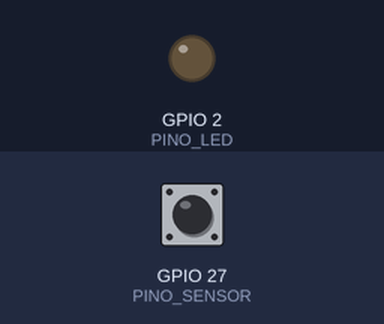
This sketch was run on a simulated ESP32. Parts: output pins drawn as LEDs (lit = HIGH). Inputs (shaded band) come from the test bench; at power-on: GPIO 27 (PINO_SENSOR) HIGH. WiFi joins after 1.5 s; servers stay silent unless stated; uploads are accepted with an empty reply; EEPROM starts erased; what the sketch prints to the serial monitor is not drawn.

Above: at 0.4 s.
At 3.4 s:
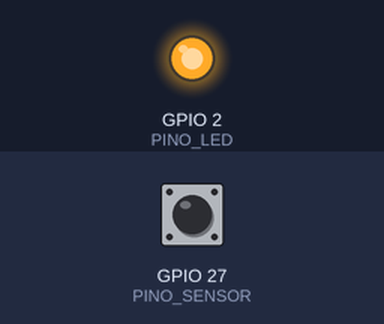
3.5 s: GPIO 27 (PINO_SENSOR) pulsed LOW 2 times (0.12 s each, 0.3 s apart)
Timing chart, 0 to 6.5 s (numbered marks = the images above; inputs shaded):
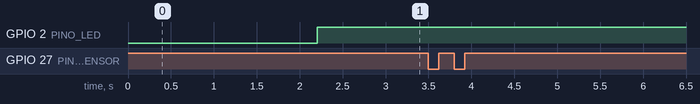

The sketch:

milenio_contador.ino
```cpp
/*
  MILÊNIO EMBALAGENS - contador de produção para ESP32
  Conta os pulsos do sensor da máquina, converte em peças (calibração vem do servidor) e envia ao banco de dados.

  - Se o Wi-Fi ou o servidor cair, as contagens ficam numa fila na memória e são enviadas quando voltar.
    Cada envio leva um identificador único: se o mesmo envio chegar duas vezes, o servidor grava só uma.
  - A calibração (pulsos por peça) e o intervalo de envio são lidos do servidor ao ligar (tela/CLI: banco/manutencao.js calibrar).
  - Sem bibliotecas extras: só as que já vêm com o pacote "esp32" da Arduino IDE (WiFi, HTTPClient, Preferences).
  Placa: "ESP32 Dev Module" (ou a sua). Monitor serial: 115200.
*/
#include <WiFi.h>
#include <HTTPClient.h>
#include <Preferences.h>
#include "config.h"

#define FW_VERSAO "1.0.0"

// ---------- contagem de pulsos ----------
volatile uint32_t pulsos = 0;
volatile uint32_t ultimoPulsoUs = 0;
void IRAM_ATTR aoPulso() {
  uint32_t t = micros();
  if (t - ultimoPulsoUs >= DEBOUNCE_US) { pulsos++; ultimoPulsoUs = t; }
}

// ---------- estado ----------
uint32_t pulsosPorPeca = 1;          // vem do servidor
uint32_t intervaloEnvioMs = 5000;    // vem do servidor
uint32_t acumulador = 0;             // pulsos que ainda não completaram uma peça
uint32_t bootId = 0, seqEvento = 0;
uint32_t tEnvio = 0, tPing = 0, tConfig = 0;

struct Evento { uint32_t pecas; uint32_t t; uint32_t seq; };
Evento fila[MAX_FILA];
int nFila = 0;

#if PINO_PARADA >= 0
bool paradaDesejada = false, paradaEnviada = false;
uint32_t tParada = 0;
#endif

// ---------- utilidades ----------
// Lê um número inteiro de um JSON simples: {"campo":123,...}
long jsonNumero(const String &json, const char *campo, long padrao) {
  String chave = String("\"") + campo + "\":";
  int i = json.indexOf(chave);
  if (i < 0) return padrao;
  return json.substring(i + chave.length()).toInt();
}

bool wifiOk() { return WiFi.status() == WL_CONNECTED; }

void conectaWifi(uint32_t limiteMs) {
  if (wifiOk()) return;
  WiFi.mode(WIFI_STA);
  WiFi.begin(WIFI_SSID, WIFI_SENHA);
  Serial.print("Conectando ao Wi-Fi");
  uint32_t t0 = millis();
  while (!wifiOk() && millis() - t0 < limiteMs) { delay(300); Serial.print("."); }
  Serial.println(wifiOk() ? " ok  IP " + WiFi.localIP().toString() : " sem conexao (vai tentar de novo)");
}

// Faz uma chamada ao servidor. Devolve o código HTTP (ou -1) e o corpo da resposta em 'resposta'.
int chama(const char *metodo, const String &caminho, const String &corpo, String &resposta) {
  if (!wifiOk()) return -1;
  HTTPClient http;
  http.setConnectTimeout(4000);
  http.setTimeout(5000);
  if (!http.begin(String(SERVIDOR_URL) + caminho)) return -1;
  http.addHeader("X-Device-Token", TOKEN_DISPOSITIVO);
  http.addHeader("Content-Type", "application/json");
  int codigo = (metodo[0] == 'G') ? http.GET() : http.POST(corpo);
  resposta = codigo > 0 ? http.getString() : "";
  http.end();
  return codigo;
}

// ---------- configuração vinda do servidor ----------
void buscaConfig() {
  String r;
  int c = chama("GET", String("/api/dispositivo/config?fw=") + FW_VERSAO + "&rssi=" + (int)WiFi.RSSI(), "", r);
  if (c == 200) {
    long p = jsonNumero(r, "pulsos_por_peca", 1), s = jsonNumero(r, "intervalo_envio_s", 5);
    pulsosPorPeca = p < 1 ? 1 : p;
    intervaloEnvioMs = (s < 1 ? 1 : s > 3600 ? 3600 : s) * 1000UL;
    Serial.printf("Config: %lu pulsos = 1 peca, envio a cada %lu s\n", (unsigned long)pulsosPorPeca, (unsigned long)(intervaloEnvioMs / 1000));
  } else if (c == 401) {
    Serial.println("ERRO: token recusado. Confira TOKEN_DISPOSITIVO em config.h");
  } else {
    Serial.printf("Config nao obtida (codigo %d). Usando os valores atuais.\n", c);
  }
}

void ping() {
  String r;
  chama("POST", "/api/dispositivo/ping", String("{\"firmware\":\"") + FW_VERSAO + "\",\"rssi\":" + (int)WiFi.RSSI() + "}", r);
}

// ---------- fila de contagens ----------
void enfileira(uint32_t pecas) {
  if (nFila >= MAX_FILA) { fila[MAX_FILA - 1].pecas += pecas; return; }   // fila cheia: soma na última (nada se perde)
  fila[nFila].pecas = pecas;
  fila[nFila].t = millis();
  fila[nFila].seq = ++seqEvento;
  nFila++;
}

void enviaFila() {
  if (nFila == 0 || !wifiOk()) return;
  int n = nFila < 50 ? nFila : 50;
  String corpo = String("{\"maquina\":\"") + ID_MAQUINA + "\",\"eventos\":[";
  uint32_t agora = millis();
  for (int i = 0; i < n; i++) {
    if (i) corpo += ",";
    corpo += String("{\"pecas\":") + fila[i].pecas + ",\"uid\":\"" + bootId + "-" + fila[i].seq + "\",\"atras_ms\":" + (agora - fila[i].t) + "}";
  }
  corpo += "]}";
  String r;
  int c = chama("POST", "/api/eventos", corpo, r);
  bool descarta = (c == 200 || c == 201 || c == 400);   // 400 = servidor recusou os dados: não adianta reenviar
  if (descarta) {
    for (int i = n; i < nFila; i++) fila[i - n] = fila[i];
    nFila -= n;
    if (c == 400) Serial.println("Servidor recusou o envio (400): " + r);
  } else if (c == 401 || c == 403) {
    Serial.println("Servidor negou (" + String(c) + "): confira ID_MAQUINA e TOKEN_DISPOSITIVO. " + r);
  } else {
    Serial.printf("Sem resposta do servidor (codigo %d). %d envio(s) na fila.\n", c, nFila);
  }
}

#if PINO_PARADA >= 0
void trataParada() {
  bool lido = digitalRead(PINO_PARADA) == LOW;
  static bool anterior = false;
  if (lido != anterior) { anterior = lido; paradaDesejada = lido; tParada = millis(); }   // a hora fica guardada
  if (paradaDesejada == paradaEnviada || !wifiOk() || millis() - tParada < 300) return;   // 300 ms: ignora trepidação da chave
  String corpo = paradaDesejada
    ? String("{\"acao\":\"iniciar\",\"motivo\":\"") + MOTIVO_PARADA + "\",\"atras_ms\":" + (millis() - tParada) + "}"
    : String("{\"acao\":\"encerrar\",\"retomar\":true,\"atras_ms\":") + (millis() - tParada) + "}";
  String r;
  int c = chama("POST", "/api/paradas", corpo, r);
  if (c == 200 || c == 201 || c == 400) paradaEnviada = paradaDesejada;
  Serial.printf("Parada %s -> codigo %d\n", paradaDesejada ? "INICIADA" : "ENCERRADA", c);
}
#endif

// ---------- programa ----------
void setup() {
  Serial.begin(115200);
  delay(300);
  Serial.println("\nMilenio contador - firmware " FW_VERSAO " - maquina " ID_MAQUINA);
  if (PINO_LED >= 0) pinMode(PINO_LED, OUTPUT);

  Preferences prefs;                       // contador de partidas: faz os identificadores de envio nunca se repetirem
  prefs.begin("milenio", false);
  bootId = prefs.getUInt("boot", 0) + 1;
  prefs.putUInt("boot", bootId);
  prefs.end();

  pinMode(PINO_SENSOR, SENSOR_PULLUP ? INPUT_PULLUP : INPUT);
#if PINO_PARADA >= 0
  pinMode(PINO_PARADA, INPUT_PULLUP);
#endif
  attachInterrupt(digitalPinToInterrupt(PINO_SENSOR), aoPulso, BORDA_PULSO);

  conectaWifi(15000);
  buscaConfig();
  ping();
  tEnvio = tPing = tConfig = millis();
}

void loop() {
  uint32_t agora = millis();
  if (PINO_LED >= 0) digitalWrite(PINO_LED, wifiOk() ? HIGH : LOW);
  if (!wifiOk()) { static uint32_t tTenta = 0; if (agora - tTenta > 10000) { tTenta = agora; conectaWifi(8000); } }

  if (agora - tEnvio >= intervaloEnvioMs) {
    tEnvio = agora;
    noInterrupts(); uint32_t p = pulsos; pulsos = 0; interrupts();
    acumulador += p;
    uint32_t pecas = acumulador / pulsosPorPeca;
    acumulador -= pecas * pulsosPorPeca;
    if (pecas) { enfileira(pecas); Serial.printf("+%lu peca(s)  (%lu pulsos)\n", (unsigned long)pecas, (unsigned long)p); }
    enviaFila();
  }
  if (agora - tPing >= 30000UL) { tPing = agora; ping(); }
  if (agora - tConfig >= 600000UL) { tConfig = agora; buscaConfig(); }
#if PINO_PARADA >= 0
  trataParada();
#endif
  delay(5);
}
```

config.h
```cpp
// ===== CONFIGURAÇÃO DO ESP32 - edite só este arquivo =====
// Um ESP32 por máquina. Cada um usa o SEU token (servidor/dados/esp32_tokens.txt).

// --- Wi-Fi (rede 2,4 GHz; o ESP32 não conecta em 5 GHz) ---
#define WIFI_SSID   " "
#define WIFI_SENHA  "uva passa"

// --- Servidor Milênio (o computador onde roda o server.js) ---
// Use o IP FIXO do computador, sem barra no final. Exemplo: "http://192.168.0.10:3000"
// Só http:// (se você ativou HTTPS no servidor, veja docs/ESP32.md).
#define SERVIDOR_URL "http://192.168.0.10:3000"

// --- Identificação ---
#define ID_MAQUINA        "01"                       // mesmo ID da tela Máquinas
#define TOKEN_DISPOSITIVO "COLE_AQUI_O_TOKEN"        // linha desta máquina em servidor/dados/esp32_tokens.txt

// --- Sensor de contagem (indutivo, óptico, fim de curso...) ---
#define PINO_SENSOR    27       // GPIO ligado ao sinal do sensor (já em 3,3 V!)
#define SENSOR_PULLUP  true     // true: usa o resistor interno e conta quando o pino vai a GND (contato/coletor aberto)
#define BORDA_PULSO    FALLING  // FALLING (desce) ou RISING (sobe)
#define DEBOUNCE_US    2000UL   // ignora pulsos mais próximos que isso (2000 = 2 ms; sobe se houver contagem dupla)

// --- Chave de parada (opcional) ---
// Uma chave/botão que, enquanto acionado (pino em GND), registra "parada" na máquina. -1 = desligado.
#define PINO_PARADA    -1
#define MOTIVO_PARADA  "Manutenção"   // Manutenção, Falta de material, Setup, Troca de ferramenta, Ajuste de qualidade, Intervalo

// --- Outros ---
#define PINO_LED       2        // LED da placa: aceso = Wi-Fi conectado. -1 = desligado
#define MAX_FILA       200      // quantos envios guardar se o Wi-Fi ou o servidor cair
```

Measured:
- after the input at 3.5 s, every drawn part: stays the same
